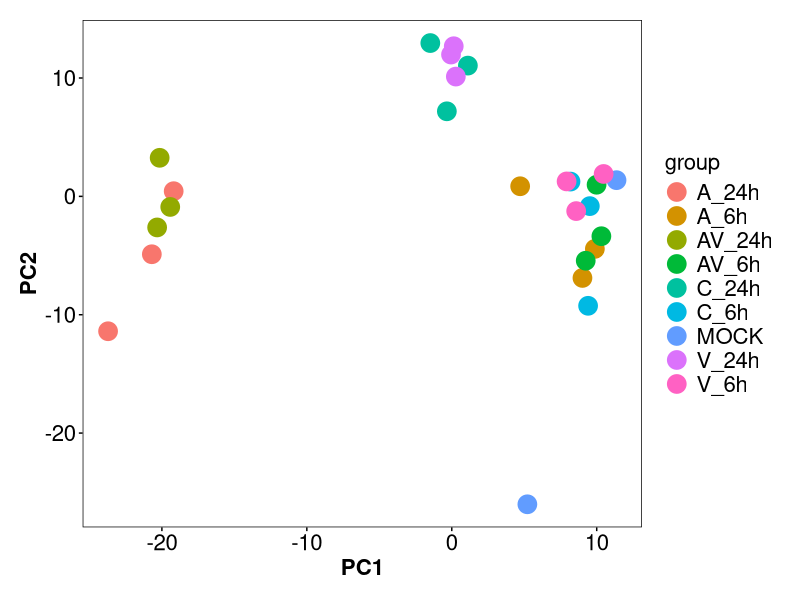
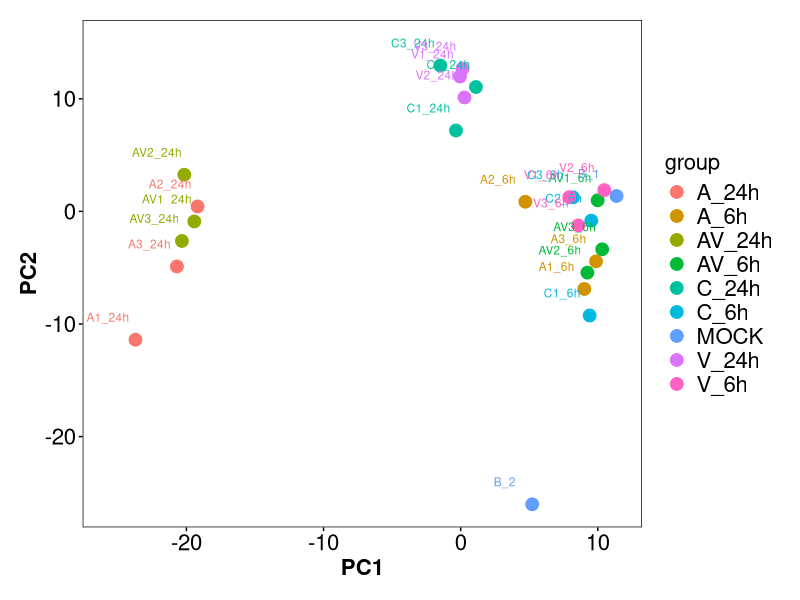
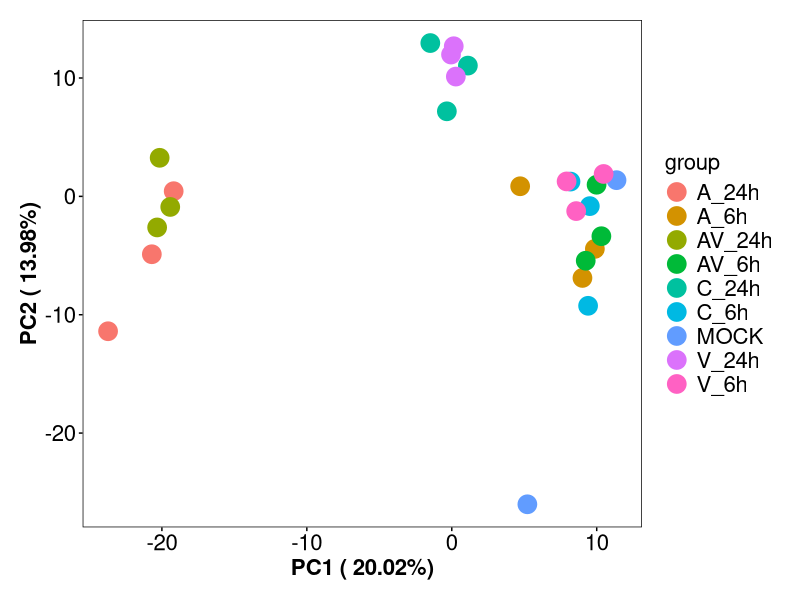
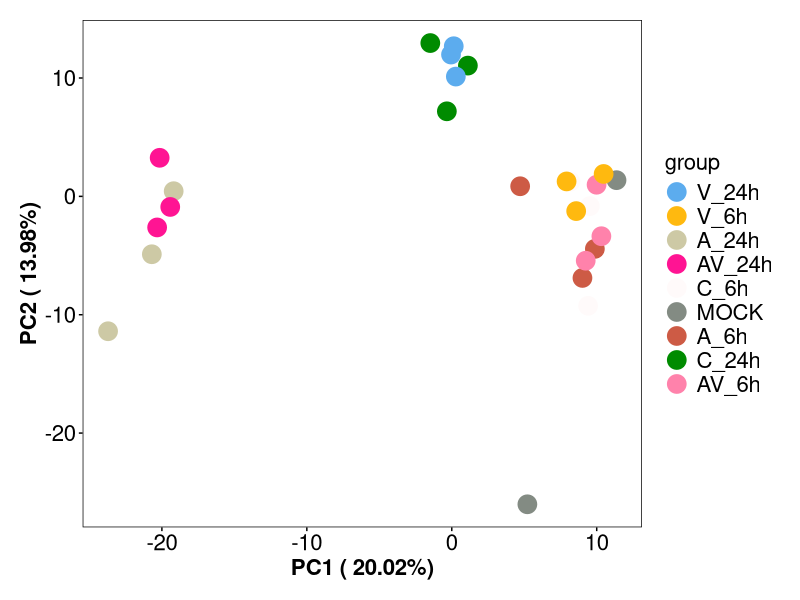
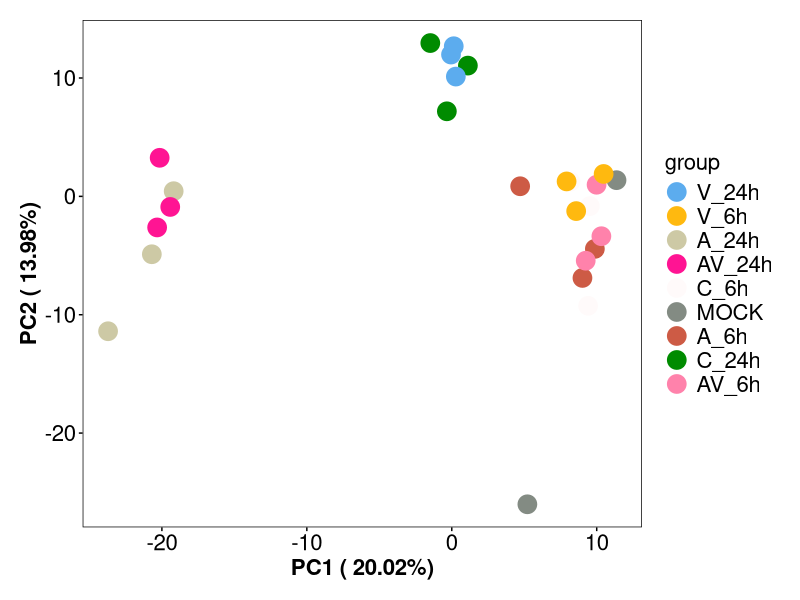
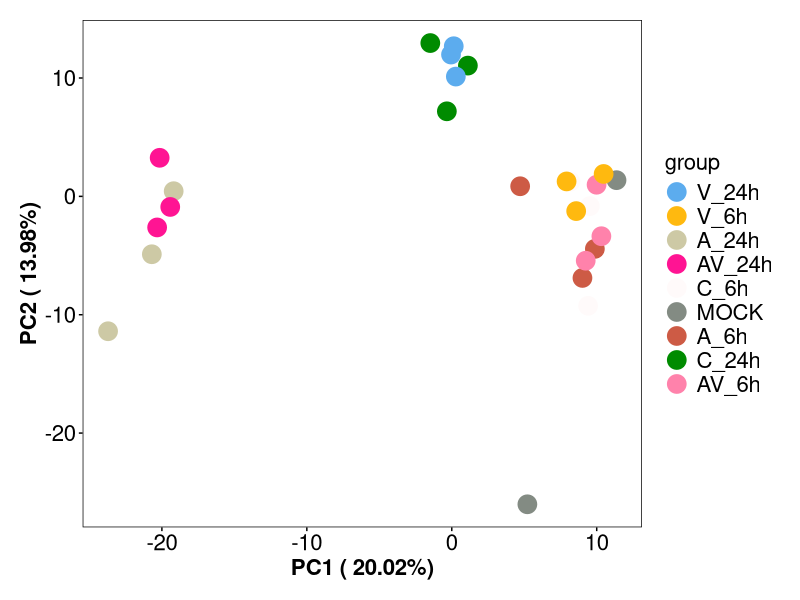

Reproduce these figures in R, in order.
#############################################
#  http://www.majorbio.com/
#  Copyright (C) 2019 in  Majorbio workshop
#  contact: meng.luo@majorbio.com
#############################################

set.seed(0614)

# require packages
library(ggplot2)
library(grid)
library(gridExtra)
library(RColorBrewer)
color <- grDevices::colors()[grep("gr(a|e)y", grDevices::colors(), invert = T)]
rcolor <- color[sample(1:length(color), length(color))]

# real dataset

pca <- read.csv("human.matrix.csv", header = T)
head(pca)

gro <- read.csv("human.group.csv", header = F)
head(gro)
# Principle component analysis

human.pca <- prcomp(as.matrix(t(pca[, c(2:27)])), scale = T)
human.pca.out <- as.data.frame(human.pca$x)
human.pca.out$group <- gro[, 1]

head(human.pca.out)
# SET THEM
theme <- theme(
  axis.text = element_text(size = 16),
  axis.title = element_text(size = 16, face = "bold"),
  legend.title = element_text(size = 16),
  legend.text = element_text(size = 16),
  panel.background = element_blank(),
  panel.border = element_rect(fill = NA),
  panel.grid.major = element_blank(),
  panel.grid.minor = element_blank(),
  strip.background = element_blank(),
  axis.text.x = element_text(colour = "black"),
  axis.text.y = element_text(colour = "black"),
  axis.ticks = element_line(colour = "black"),
  plot.margin = unit(c(1, 1, 1, 1), "line")
)

p <- ggplot(human.pca.out, aes(x = PC1, y = PC2, color = group))
p <- p + geom_point(size = 6) + theme
p

# add label text
p <- ggplot(human.pca.out, aes(x = PC1, y = PC2, color = group, label = row.names(human.pca.out)))
p <- p + geom_point(size = 4) + 
  geom_text(size = 3,position = position_nudge(y=2,x=-2)) + theme
p
# explation

percentage <- round(human.pca$sdev / sum(human.pca$sdev) * 100, 2)
percentage <- paste(
  colnames(human.pca.out),
  "(", paste(as.character(percentage), "%", ")", sep = "")
)

p <- ggplot(human.pca.out, aes(x = PC1, y = PC2, color = group))
p <- p + geom_point(size = 6) + theme + xlab(percentage[1]) + ylab(percentage[2])
p

# change color

human.pca.out$group <- factor(human.pca.out$group,
  levels = c(
    "V_24h", "V_6h", "A_24h", "AV_24h",
    "C_6h", "MOCK", "A_6h", "C_24h", "AV_6h"
  )
)
png(paste("pca", ".png", sep = ""), width = 1000, height = 800)
p <- ggplot(human.pca.out, aes(x = PC1, y = PC2, color = group))
p <- p + geom_point(size = 6) +
  xlab(percentage[1]) + ylab(percentage[2]) +
  scale_color_manual(values = rcolor[sample(1:100)[c(1:9)]]) + theme
p
dev.off()

# save image

pdf("human.pca.pdf", width = 10, height = 10)

yy <- grid.arrange(p, nrow = 1)
op <- par(no.readonly = TRUE)
par(op)

dev.off()
# or

pdf("huaman.pca.p.pdf", width = 10, height = 10)
p
dev.off()




# CLEAN DATA
rm(list = ls(all.names = T))

# clean graphy

graphics.off()
